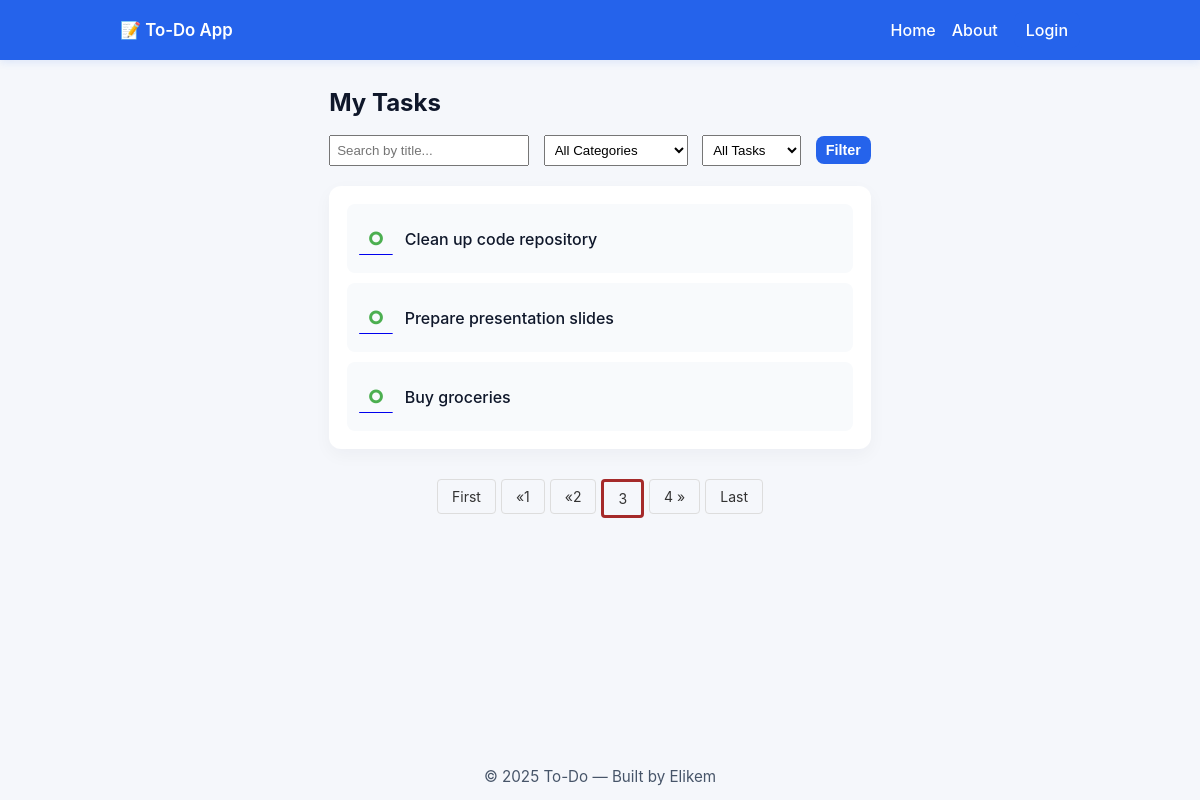
Screenshot of /?page=3&search=&category=&status= with the database file from the repository.
### main_blog/models.py (models this page shows, shortened)
class Todo(models.Model):
    user = models.ForeignKey(User,on_delete=models.CASCADE,related_name="tasks")
    title = models.CharField(max_length=100)
    description = models.CharField(max_length=300)
    completed = models.BooleanField(default=False)
    created_at = models.DateTimeField(auto_now_add= True)
    updated_at = models.DateTimeField(auto_now=True)
    category = models.ForeignKey(Category,on_delete=models.CASCADE,related_name="tasks")

### main_blog/views.py (the view)
# urls.py: path("",views.index,name= "index"),
def index(request):
    if request.user.is_authenticated:
        tasks = Todo.objects.filter(user = request.user).order_by("-created_at")
        print("authenticated run")
    else:
        print("unauthenticated run")
        tasks = Todo.objects.filter().order_by("-created_at")
    categories = Category.objects.all()
    if request.method == "GET":
        search_term = request.GET.get("search")
        category_id = request.GET.get("category")
        status = request.GET.get("status")
        if search_term:
            tasks = tasks.filter(
                Q(title__icontains = search_term.lower()) |
                Q(description__icontains = search_term)
            )
        if category_id:
            tasks = tasks.filter(category_id = category_id)
        if status:
            tasks = tasks.filter(completed = False ) if status.lower() == "pending" \
                else tasks.filter(completed = True )
    p = Paginator(tasks,3)
    page = request.GET.get("page")
    tasks = p.get_page(page)
    print(tasks.paginator.num_pages)
    context = {
        "tasks":tasks,
        "categories":categories,
        "page":page
    }
    return render(request,"index.html",context)

### main_blog/templates/index.html (shortened to what this page needs)
{% extends 'base.html' %}
{% load static %}
{% block body %}
  <main class="main-content">
    <h1 class="page-title">My Tasks</h1>
    <form method="GET" class="filter-form" style="margin-bottom: 20px;">
      <input
        type="text"
        name="search"
        placeholder="Search by title..."
        value="{{ request.GET.search|default:'' }}"
        style="padding: 6px; width: 200px; margin-right: 10px;"
      >
      <select name="category" style="padding: 6px; margin-right: 10px;">
        <option value="">All Categories</option>
      </select>
      <select name="status" style="padding: 6px; margin-right: 10px;">
        <option value="">All Tasks</option>
      </select>
      <button type="submit" class="btn primary small">Filter</button>
    </form>
    <section class="task-container">
      <ul class="task-list">
        {% for task in tasks %}
          {% if task.completed %}
            <li class="task completed">
              <div class="task-left">
                <a href="{% url 'check_uncheck' task.id %}">
                  <span id="checked_btn" style="color:red; font-size:20px; font-weight:bold;">&#8861;</span>
                </a>
                <span style="text-decoration:line-through;" class="task-title">{{ task.title }}</span>
              </div>
              {% if user.is_authenticated %}
              <div class="actions">
                <a class="btn small" href="{% url 'view_task' task.id %}">View</a>
                <a class="btn small" href="{% url 'edit_task' task.id %}">Edit</a>
                <button class="btn small ghost">Delete</button>
              </div>
              {% endif %}
            </li>
          {% else %}
            <li class="task">
              <div class="task-left">
                <a href="{% url 'check_uncheck' task.id %}">
                  <span id="checked_btn" style="color:#4CAF50; font-size:40px;">&#9900;</span>
                </a>
                <span class="task-title">{{ task.title }}</span>
              </div>
            </li>
          {% endif %}
        {% empty %}
          <p>No tasks found.</p>
        {% endfor %}
      </ul>
    </section>
    <nav aria-label="Page navigation">
          <ul class="pagination">
            {% if tasks.has_previous %}
              <li><a href="?page=1&search={{ request.GET.search }}&category={{ request.GET.category }}&status={{ request.GET.status }}">First</a></li>
              {% if tasks.number > 2 %}
                <li><a href="?page={{ tasks.previous_page_number|add:-1 }}&search={{ request.GET.search }}&category={{ request.GET.category }}&status={{ request.GET.status }}">
                  &laquo;{{ tasks.previous_page_number|add:-1 }}
                </a></li>
              {% endif %}
              <li><a href="?page={{ tasks.previous_page_number }}&search={{ request.GET.search }}&category={{ request.GET.category }}&status={{ request.GET.status }}">
                &laquo;{{ tasks.previous_page_number }}
              </a></li>
            {% endif %}
            <li><a style= 'border:3px solid brown;' href="?page={{tasks.number}}&search={{ request.GET.search }}&category={{ request.GET.category }}&status={{ request.GET.status }}">
              {{tasks.number}}
            </a></li>
            {% if tasks.has_next %}
              <li><a href="?page={{ tasks.next_page_number }}&search={{ request.GET.search }}&category={{ request.GET.category }}&status={{ request.GET.status }}">
                {{ tasks.next_page_number }} &raquo;
              </a></li>
              <li><a href="?page={{tasks.paginator.num_pages}}&search={{ request.GET.search }}&category={{ request.GET.category }}&status={{ request.GET.status }}">
                 Last
                </a></li>
            {% endif %}
          </ul>
    </nav>
  </main>
{% endblock body %}

### main_blog/static/main_blog/style.css (style rules this page uses)
* { box-sizing: border-box; margin: 0; padding: 0; }
html,body { height: 100%; }
body { font-family: Inter, system-ui, -apple-system, "Segoe UI", Roboto, "Helvetica Neue", Arial; background: #f5f7fb; color: #222; display: flex; flex-direction: column; min-height: 100vh; -webkit-font-smoothing: antialiased; -moz-osx-font-smoothing: grayscale; }
.pagination { display: flex; justify-content: center; list-style: none; padding: 0; margin: 30px 0; gap: 5px; }
.pagination li { display: inline-block; }
.pagination a, .pagination span { display: block; padding: 8px 14px; text-decoration: none; color: #333; border: 1px solid #ddd; border-radius: 4px; font-size: 14px; transition: background 0.2s, color 0.2s; }
.main-content { max-width: 960px; margin: 28px auto; padding: 0 18px; flex: 1; }
.page-title { margin-bottom: 18px; font-size: 1.5rem; color: #0f172a; }
.task-container, .form-card, .detail-card, .info-card { background: #fff; border-radius: 12px; padding: 18px; box-shadow: 0 6px 18px rgba(15,23,42,0.04); }
.task-list { list-style: none; display: flex; flex-direction: column; gap: 10px; }
.task { display: flex; align-items: center; justify-content: space-between; padding: 10px 12px; border-radius: 8px; background: #f8fafc; }
.task-left { display: flex; align-items: center; gap: 12px; }
.task-title { font-weight: 500; color: #0f172a; }
.btn { display: inline-block; padding: 8px 12px; border-radius: 8px; font-weight: 600; text-decoration: none; border: none; cursor: pointer; background: transparent; }
.btn.small { padding: 6px 10px; font-size: 0.9rem; }
.btn.primary { background: #2563eb; color: #fff; }

### rows the page displays
Todo: title "Clean up code repository"
Todo: title "Prepare presentation slides"
Todo: title "Buy groceries"

### other values shown
{{ tasks.previous_page_number|add:-1 }} "1"
{{ tasks.previous_page_number }} "2"
{{ tasks.number }} "3"
{{ tasks.next_page_number }} "4"
